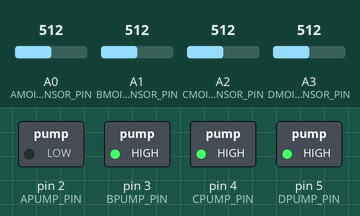
Simulated run of this program. Board: Arduino Nano, built with avr-gcc and run on an emulated ATmega328P. On the bench: switched loads named in the program (green lamp = pin HIGH). The inputs (shaded band) are chosen by the test bench; at power-on: A0 (AMOISTURE_SENSOR_PIN) = 512, A1 (BMOISTURE_SENSOR_PIN) = 512, A2 (CMOISTURE_SENSOR_PIN) = 512, A3 (DMOISTURE_SENSOR_PIN) = 512. What the program prints to the serial monitor is not drawn.

Above: at 0.4 s.
At 78.8 s:
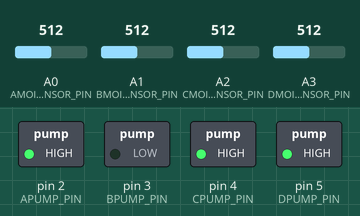
At 109.9 s:
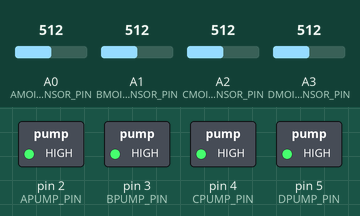
Timing chart, 0 to 111.4 s (numbered marks = the images above):
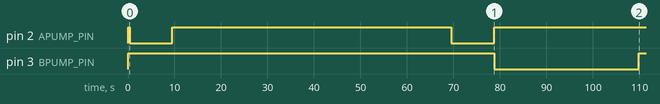

Measured:
- by itself, pin 2 (APUMP_PIN): alternates HIGH for 60.0 s and LOW for 9.2 s
- by itself, pin 3 (BPUMP_PIN): HIGH → LOW at 78.8 s, → HIGH 31.1 s later

The program:

main.cpp
```cpp
#include <Arduino.h>
#include <avr/sleep.h>

//Pump pins
const int APUMP_PIN = 2;
const int BPUMP_PIN = 3;
const int CPUMP_PIN = 4;
const int DPUMP_PIN = 5;

//Sensor pins, to pair with pump pins
#define AMOISTURE_SENSOR_PIN A0 // No color
#define BMOISTURE_SENSOR_PIN A1 // Black
#define CMOISTURE_SENSOR_PIN A2 // Red
#define DMOISTURE_SENSOR_PIN A3 // Blue

const int MSENSORS_NUMBER = 4;
const int MSENSORS_READ_NUMBER = 100;
const int MSENSORS_READ_ROUND_NUMBER = 100;
const int MSENSOR_MAX_VALUE = 620; // Dry
const int MSENSOR_MIN_VALUE = 360; //Wet
const float MSENSOR_DRY_PERCENT = .30;
//const float MSENSOR_DRY_VALUE = MSENSOR_MAX_VALUE - ((MSENSOR_MAX_VALUE - MSENSOR_MIN_VALUE)* MSENSOR_DRY_PERCENT);
const float MSENSOR_TIME_BETWEEN_READ_MS = 14400000; //4 hours //43200000 12 hours; //324000; //-> 11 readings per hour //3600000;//1h
const int MSENSORS_TIME_READ_STABILIZE = 30000;

const int PUMP_NUMBER = 4;
const float PUMP_BANDWITH_IN_MLSEC = 21.7;
const float PUMP_TIME_INMS_FOR_1ML = 46.08;
const float PUMP_MAX_VOLUME_ONE_GO_IN_ML = 150;
const float PUMP_TIME_BETWEEN_POURS_MS = 60000;

//Volume of water to pour per plant
const int DECO_WATER_VOLUME_ML = 200;   //
const int BASIL_WATER_VOLUME_ML = 450;  //
const int MINT_WATER_VOLUME_ML = 450;   //
const int CIBOUL_WATER_VOLUME_ML = 300; //

//Not used, saved for later
// const int PEPPER_WATER_VOLUME_ML = 150;
// const int PERSIL_WATER_VOLUME_ML = 200;
// const int LEMON_WATER_VOLUME_ML = 300;

const int NB_PLANT_PER_PUMP[] = {2, 6, 4, 2};

//sensor values
const int sensorsDryValues[] = {530,515,525,600};
const int sensorsMaxWetValues[] = {400,335,375,364};

enum pumpName {A, B, C, D};
bool pumps[] = {false, false, false, false};
float sensorsValues[] = {0,0,0,0};

int sensorValuesLog[100][MSENSORS_NUMBER];
int logIndex = 0;
bool firstIteration = true;

float getSensorDryValue(int sensor)
{
  float value = sensorsDryValues[sensor] - ((sensorsDryValues[sensor] - sensorsMaxWetValues[sensor])* (1 - MSENSOR_DRY_PERCENT));
  return value;
}

void resetBuffer(int *buf)
{
  int size = sizeof(buf) / sizeof(int);
  for (int i = 0; i < size; i++)
  {
    buf[i] = 0;
  }
}

void resetBuffer(float *buf)
{
  int size = sizeof(buf) / sizeof(float);
  for (int i = 0; i < size; i++)
  {
    buf[i] = 0;
  }
}

//A sensor is associated to a pump
float getMoistureSensorValue(pumpName pump)
{
  float sensorRead = 0;
  switch (pump)
  {
  case A:
    sensorRead = analogRead(AMOISTURE_SENSOR_PIN);
    return sensorRead;
    break;

  case B:
    sensorRead = analogRead(BMOISTURE_SENSOR_PIN);
    return sensorRead;
    break;

  case C:
    sensorRead = analogRead(CMOISTURE_SENSOR_PIN);
    return sensorRead;
  break;

  case D:
    sensorRead = analogRead(DMOISTURE_SENSOR_PIN);
    return sensorRead;
  break;

  default:
    return -1;
    break;
  }
}

//Read the moisture sensors,
//NumberOfReads is the number of time each sensors is being read to round the reading for 1 read
//Always 1ms between reads
void readMoistureSensors(float *buf, int numberOfReads)
{
  for (int i = 0; i < numberOfReads; i++)
  {
    for(int j = 0; j < MSENSORS_NUMBER; j++)
    {
      float read = getMoistureSensorValue(pumpName(j));
      buf[j] = buf[j] + read;
    }
    delay(1);
  }
  for (int i = 0; i < MSENSORS_NUMBER; i++)
  {
    buf[i] = buf[i] / numberOfReads;
  }
}

float getDurationFromMililiter(float mililiters)
{
  return (mililiters / PUMP_BANDWITH_IN_MLSEC) * 1000;
}

float getMililiterFromTime(float durationInMS)
{
  return durationInMS * PUMP_TIME_INMS_FOR_1ML;
}

int getPumpPin(pumpName pump)
{
  switch (pump)
  {
  case A:
    return APUMP_PIN;
    break;

  case B:
    return BPUMP_PIN;
    break;

  case C:
    return CPUMP_PIN;
    break;

  case D:
    return DPUMP_PIN;
    break;

  default:
    return -1;
    break;
  }
}

void setPump(pumpName pump, bool active, bool force = false)
{
  if(pumps[pump] == active && !force) return;
  pumps[pump] = active;
  digitalWrite(getPumpPin(pump), active ? LOW : HIGH);
}

void setAllPumps(bool active)
{
  for (int i = 0; i < PUMP_NUMBER; i++)
  {
    setPump(pumpName(i), active, true);
  }
}

void resetPumps()
{
  setAllPumps(false);
}

bool shouldPourWater(pumpName pump)
{
  return sensorsValues[pump] >= getSensorDryValue(pump);
}

void pourSomeWater(float mililiters, pumpName pump)
{
  if (shouldPourWater(pump))
  {
    if(mililiters > (PUMP_MAX_VOLUME_ONE_GO_IN_ML * NB_PLANT_PER_PUMP[pump]))
    {
      mililiters *= .5;
      pourSomeWater(mililiters, pump);
      delay(PUMP_TIME_BETWEEN_POURS_MS);
      pourSomeWater(mililiters, pump);
    }
    else
    {
      setPump(pump, true);
      delay(getDurationFromMililiter(mililiters));
      setPump(pump, false);
    }
  }
}

//Todo assign plant to
void waterPlants()
{
  pourSomeWater(DECO_WATER_VOLUME_ML * NB_PLANT_PER_PUMP[A], A);
  pourSomeWater(BASIL_WATER_VOLUME_ML * NB_PLANT_PER_PUMP[B], B);
  pourSomeWater(MINT_WATER_VOLUME_ML * NB_PLANT_PER_PUMP[C], C);
  pourSomeWater(CIBOUL_WATER_VOLUME_ML * NB_PLANT_PER_PUMP[D], D);
}

void setPins()
{
  pinMode(APUMP_PIN, OUTPUT);
  pinMode(BPUMP_PIN, OUTPUT);
  pinMode(CPUMP_PIN, OUTPUT);
  pinMode(DPUMP_PIN, OUTPUT);
}

void printAllDrynessValue()
{
  for (int i = 0; i < MSENSORS_NUMBER; i++)
  {
    Serial.print("Dryness level if value of sensor ");
    Serial.print(i);
    Serial.print(" > ");
    Serial.print(getSensorDryValue(i));
    Serial.print(" - Range: ");
    Serial.print(sensorsMaxWetValues[i]);
    Serial.print("-");
    Serial.print(sensorsDryValues[i]);
    Serial.print("\n");
  }
}

void DebugSensors(float *buf)
{
  Serial.print("Debug sensors \n");
  for (int i = 0; i < MSENSORS_NUMBER; i++)
  {
    float sensorDryValue = getSensorDryValue(i);
    Serial.print("Read sensor ");
    Serial.print(i);
    Serial.print(":");
    Serial.print(buf[i]);
    Serial.print(" / ");
    Serial.print(sensorDryValue);
    Serial.print(" Dryness: ");
    float dryness = (buf[i] - sensorsMaxWetValues[i]) / (sensorsDryValues[i] - sensorsMaxWetValues[i]);
    Serial.print(dryness);
    Serial.print("\n");
  }
}

void logValues()
{
  for (int i = 0; i < MSENSORS_NUMBER; i++)
  {
    sensorValuesLog[logIndex][i] = sensorsValues[i];
  }
  logIndex ++;
}

void showLoggedValues()
{
  Serial.print("Logged values \n");
  for (int i = 0; i < logIndex; i++)
  {
    for (int j = 0; j < MSENSORS_NUMBER; j++)
    {
      Serial.print(sensorValuesLog[i][j]);
      Serial.print("  ");
    }
    Serial.print("\n");
  }
  Serial.print("End logged values \n");
}

void readMoistureSensorsWithDelay(float *buf, int numberOfReads)
{
  float tempSensorsValues[] = {0,0,0,0};
  float valuesBuffer[] = {0,0,0,0};

  for (int i = 0; i < numberOfReads; i++)
  {
    readMoistureSensors(tempSensorsValues, MSENSORS_READ_NUMBER);
    for (int j = 0; j < MSENSORS_NUMBER; j++)
    {
      valuesBuffer[j] += tempSensorsValues[j];
    }
    resetBuffer(tempSensorsValues);
    if(i < numberOfReads - 1) delay(MSENSORS_TIME_READ_STABILIZE);
  }
  for (int i = 0; i < MSENSORS_NUMBER; i++)
  {
    buf[i] = valuesBuffer[i] / numberOfReads;
  }
}

void printAllSensors()
{
   Serial.print(analogRead(AMOISTURE_SENSOR_PIN));
   Serial.print(" ");
   Serial.print(analogRead(BMOISTURE_SENSOR_PIN));
   Serial.print(" ");
   Serial.print(analogRead(CMOISTURE_SENSOR_PIN));
   Serial.print(" ");
   Serial.print(analogRead(DMOISTURE_SENSOR_PIN));
   Serial.print("\n");
}

void setup() {
  Serial.begin(9600);
  setPins();
  resetPumps();
  printAllDrynessValue();
}

void loop() {
  //Serial.print("__Start loop__ \n");
  printAllSensors();
  resetBuffer(sensorsValues);
  if(firstIteration)
  {
    readMoistureSensorsWithDelay(sensorsValues, 1);
    firstIteration = false;
  }
  else readMoistureSensorsWithDelay(sensorsValues, 10);
  // DebugSensors(sensorsValues);
  // logValues();
  // showLoggedValues();
  waterPlants();
  //Serial.print("__Start break__ \n");
  delay(MSENSOR_TIME_BETWEEN_READ_MS);
  //Serial.print("__End break__ \n");
}
```
